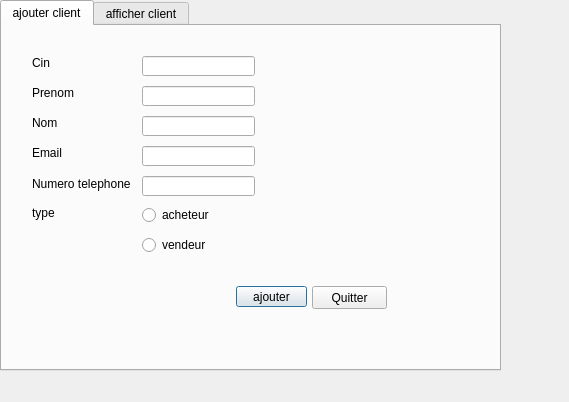
<?xml version="1.0" encoding="UTF-8"?>
<ui version="4.0">
 <class>client</class>
 <widget class="QDialog" name="client">
  <property name="geometry">
   <rect>
    <x>0</x>
    <y>0</y>
    <width>569</width>
    <height>402</height>
   </rect>
  </property>
  <property name="windowTitle">
   <string>gestion clients</string>
  </property>
  <widget class="QTabWidget" name="tabWidget">
   <property name="geometry">
    <rect>
     <x>0</x>
     <y>0</y>
     <width>501</width>
     <height>371</height>
    </rect>
   </property>
   <property name="currentIndex">
    <number>0</number>
   </property>
   <widget class="QWidget" name="tab">
    <attribute name="title">
     <string>ajouter client</string>
    </attribute>
    <widget class="QLabel" name="nom">
     <property name="geometry">
      <rect>
       <x>30</x>
       <y>90</y>
       <width>47</width>
       <height>14</height>
      </rect>
     </property>
     <property name="text">
      <string>Nom</string>
     </property>
    </widget>
    <widget class="QLabel" name="prenom">
     <property name="geometry">
      <rect>
       <x>30</x>
       <y>60</y>
       <width>47</width>
       <height>14</height>
      </rect>
     </property>
     <property name="text">
      <string>Prenom</string>
     </property>
    </widget>
    <widget class="QLabel" name="cin">
     <property name="geometry">
      <rect>
       <x>30</x>
       <y>30</y>
       <width>47</width>
       <height>14</height>
      </rect>
     </property>
     <property name="text">
      <string>Cin</string>
     </property>
    </widget>
    <widget class="QLabel" name="email">
     <property name="geometry">
      <rect>
       <x>30</x>
       <y>120</y>
       <width>47</width>
       <height>14</height>
      </rect>
     </property>
     <property name="text">
      <string>Email</string>
     </property>
    </widget>
    <widget class="QLabel" name="tel">
     <property name="geometry">
      <rect>
       <x>30</x>
       <y>150</y>
       <width>101</width>
       <height>16</height>
      </rect>
     </property>
     <property name="text">
      <string>Numero telephone</string>
     </property>
    </widget>
    <widget class="QLabel" name="type">
     <property name="geometry">
      <rect>
       <x>30</x>
       <y>180</y>
       <width>47</width>
       <height>14</height>
      </rect>
     </property>
     <property name="text">
      <string>type</string>
     </property>
    </widget>
    <widget class="QLineEdit" name="lineEdit">
     <property name="geometry">
      <rect>
       <x>140</x>
       <y>30</y>
       <width>113</width>
       <height>20</height>
      </rect>
     </property>
    </widget>
    <widget class="QLineEdit" name="lineEdit_2">
     <property name="geometry">
      <rect>
       <x>140</x>
       <y>60</y>
       <width>113</width>
       <height>20</height>
      </rect>
     </property>
    </widget>
    <widget class="QLineEdit" name="lineEdit_3">
     <property name="geometry">
      <rect>
       <x>140</x>
       <y>90</y>
       <width>113</width>
       <height>20</height>
      </rect>
     </property>
    </widget>
    <widget class="QLineEdit" name="lineEdit_4">
     <property name="geometry">
      <rect>
       <x>140</x>
       <y>120</y>
       <width>113</width>
       <height>20</height>
      </rect>
     </property>
    </widget>
    <widget class="QLineEdit" name="lineEdit_5">
     <property name="geometry">
      <rect>
       <x>140</x>
       <y>150</y>
       <width>113</width>
       <height>20</height>
      </rect>
     </property>
    </widget>
    <widget class="QPushButton" name="pushButton">
     <property name="geometry">
      <rect>
       <x>234</x>
       <y>260</y>
       <width>71</width>
       <height>21</height>
      </rect>
     </property>
     <property name="text">
      <string>ajouter</string>
     </property>
    </widget>
    <widget class="QPushButton" name="pushButton_2">
     <property name="geometry">
      <rect>
       <x>310</x>
       <y>260</y>
       <width>75</width>
       <height>23</height>
      </rect>
     </property>
     <property name="text">
      <string>Quitter</string>
     </property>
    </widget>
    <widget class="QRadioButton" name="radioButton">
     <property name="geometry">
      <rect>
       <x>140</x>
       <y>180</y>
       <width>83</width>
       <height>18</height>
      </rect>
     </property>
     <property name="text">
      <string>acheteur</string>
     </property>
    </widget>
    <widget class="QRadioButton" name="radioButton_2">
     <property name="geometry">
      <rect>
       <x>140</x>
       <y>210</y>
       <width>83</width>
       <height>18</height>
      </rect>
     </property>
     <property name="text">
      <string>vendeur</string>
     </property>
    </widget>
    <widget class="QLabel" name="label_13">
     <property name="geometry">
      <rect>
       <x>30</x>
       <y>240</y>
       <width>101</width>
       <height>91</height>
      </rect>
     </property>
     <property name="styleSheet">
      <string notr="true">border-image: url(:/Nouveau dossier/2.1.png);</string>
     </property>
     <property name="text">
      <string/>
     </property>
    </widget>
   </widget>
   <widget class="QWidget" name="tab_2">
    <attribute name="title">
     <string>afficher client</string>
    </attribute>
    <widget class="QPushButton" name="pushButton_4">
     <property name="geometry">
      <rect>
       <x>310</x>
       <y>250</y>
       <width>75</width>
       <height>23</height>
      </rect>
     </property>
     <property name="text">
      <string>Supprimer</string>
     </property>
    </widget>
    <widget class="QLabel" name="label_9">
     <property name="geometry">
      <rect>
       <x>50</x>
       <y>70</y>
       <width>47</width>
       <height>14</height>
      </rect>
     </property>
     <property name="text">
      <string>Prenom</string>
     </property>
    </widget>
    <widget class="QLineEdit" name="lineEdit_7">
     <property name="geometry">
      <rect>
       <x>150</x>
       <y>40</y>
       <width>113</width>
       <height>20</height>
      </rect>
     </property>
    </widget>
    <widget class="QPushButton" name="pushButton_3">
     <property name="geometry">
      <rect>
       <x>230</x>
       <y>250</y>
       <width>75</width>
       <height>23</height>
      </rect>
     </property>
     <property name="text">
      <string>Modifier</string>
     </property>
    </widget>
    <widget class="QLineEdit" name="lineEdit_12">
     <property name="geometry">
      <rect>
       <x>150</x>
       <y>130</y>
       <width>113</width>
       <height>20</height>
      </rect>
     </property>
    </widget>
    <widget class="QLabel" name="label_8">
     <property name="geometry">
      <rect>
       <x>50</x>
       <y>100</y>
       <width>47</width>
       <height>14</height>
      </rect>
     </property>
     <property name="text">
      <string>Nom</string>
     </property>
    </widget>
    <widget class="QLineEdit" name="lineEdit_9">
     <property name="geometry">
      <rect>
       <x>150</x>
       <y>100</y>
       <width>113</width>
       <height>20</height>
      </rect>
     </property>
    </widget>
    <widget class="QLabel" name="label_12">
     <property name="geometry">
      <rect>
       <x>50</x>
       <y>40</y>
       <width>47</width>
       <height>14</height>
      </rect>
     </property>
     <property name="text">
      <string>Cin</string>
     </property>
    </widget>
    <widget class="QLabel" name="label_11">
     <property name="geometry">
      <rect>
       <x>50</x>
       <y>190</y>
       <width>47</width>
       <height>14</height>
      </rect>
     </property>
     <property name="text">
      <string>type</string>
     </property>
    </widget>
    <widget class="QLineEdit" name="lineEdit_10">
     <property name="geometry">
      <rect>
       <x>150</x>
       <y>70</y>
       <width>113</width>
       <height>20</height>
      </rect>
     </property>
    </widget>
    <widget class="QLabel" name="label_7">
     <property name="geometry">
      <rect>
       <x>50</x>
       <y>130</y>
       <width>47</width>
       <height>14</height>
      </rect>
     </property>
     <property name="text">
      <string>Email</string>
     </property>
    </widget>
    <widget class="QLineEdit" name="lineEdit_8">
     <property name="geometry">
      <rect>
       <x>150</x>
       <y>190</y>
       <width>113</width>
       <height>20</height>
      </rect>
     </property>
    </widget>
    <widget class="QLabel" name="label_10">
     <property name="geometry">
      <rect>
       <x>50</x>
       <y>160</y>
       <width>101</width>
       <height>16</height>
      </rect>
     </property>
     <property name="text">
      <string>Numero telephone</string>
     </property>
    </widget>
    <widget class="QLineEdit" name="lineEdit_11">
     <property name="geometry">
      <rect>
       <x>150</x>
       <y>160</y>
       <width>113</width>
       <height>20</height>
      </rect>
     </property>
    </widget>
    <widget class="QPushButton" name="pushButton_5">
     <property name="geometry">
      <rect>
       <x>390</x>
       <y>250</y>
       <width>75</width>
       <height>23</height>
      </rect>
     </property>
     <property name="text">
      <string>Quitter</string>
     </property>
    </widget>
    <widget class="QLabel" name="label_14">
     <property name="geometry">
      <rect>
       <x>60</x>
       <y>240</y>
       <width>101</width>
       <height>91</height>
      </rect>
     </property>
     <property name="styleSheet">
      <string notr="true">border-image: url(:/Nouveau dossier/2.1.png);</string>
     </property>
     <property name="text">
      <string/>
     </property>
    </widget>
   </widget>
  </widget>
 </widget>
 <resources/>
 <connections/>
</ui>
